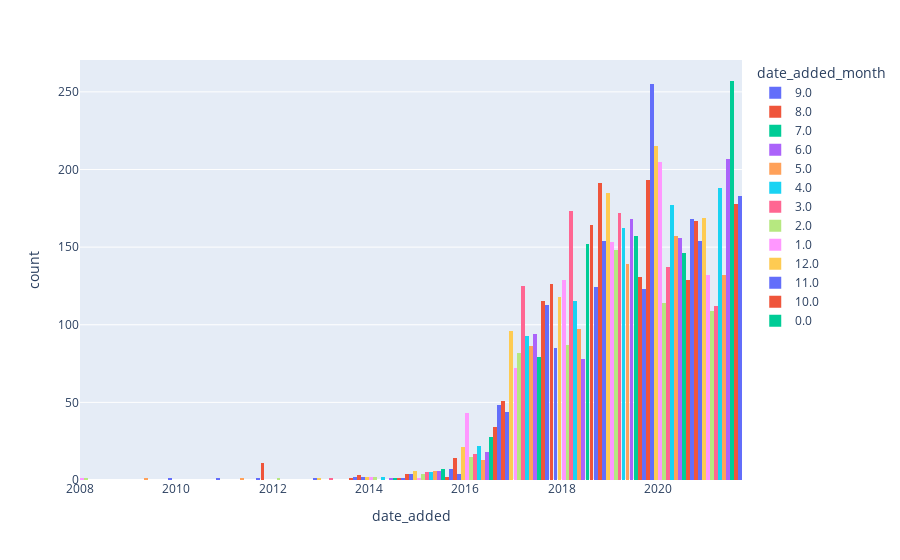

Notebook code cell kept with this figure:
### Code cell
px.histogram(df, x='date_added' ,color='date_added_month') # Histogram of date

### Figure 1 — Plotly figure (JSON) as saved in the notebook; plotly's stock layout.template omitted (floating-point values rounded to 4 significant figures; data arrays with more than 128 entries replaced by an {"elided": "..."} marker saying what was removed)
{"data": [{"alignmentgroup": "True", "bingroup": "x", "hovertemplate": "date_added_month=9.0<br>date_added=%{x}<br>count=%{y}<extra></extra>", "legendgroup": "9.0", "marker": {"color": "#636efa", "pattern": {"shape": ""}}, "name": "9.0", "offsetgroup": "9.0", "orientation": "v", "showlegend": true, "type": "histogram", "x": {"elided": "770 str values"}, "xaxis": "x", "yaxis": "y"}, {"alignmentgroup": "True", "bingroup": "x", "hovertemplate": "date_added_month=8.0<br>date_added=%{x}<br>count=%{y}<extra></extra>", "legendgroup": "8.0", "marker": {"color": "#EF553B", "pattern": {"shape": ""}}, "name": "8.0", "offsetgroup": "8.0", "orientation": "v", "showlegend": true, "type": "histogram", "x": {"elided": "755 str values"}, "xaxis": "x", "yaxis": "y"}, {"alignmentgroup": "True", "bingroup": "x", "hovertemplate": "date_added_month=7.0<br>date_added=%{x}<br>count=%{y}<extra></extra>", "legendgroup": "7.0", "marker": {"color": "#00cc96", "pattern": {"shape": ""}}, "name": "7.0", "offsetgroup": "7.0", "orientation": "v", "showlegend": true, "type": "histogram", "x": {"elided": "827 str values"}, "xaxis": "x", "yaxis": "y"}, {"alignmentgroup": "True", "bingroup": "x", "hovertemplate": "date_added_month=6.0<br>date_added=%{x}<br>count=%{y}<extra></extra>", "legendgroup": "6.0", "marker": {"color": "#ab63fa", "pattern": {"shape": ""}}, "name": "6.0", "offsetgroup": "6.0", "orientation": "v", "showlegend": true, "type": "histogram", "x": {"elided": "728 str values"}, "xaxis": "x", "yaxis": "y"}, {"alignmentgroup": "True", "bingroup": "x", "hovertemplate": "date_added_month=5.0<br>date_added=%{x}<br>count=%{y}<extra></extra>", "legendgroup": "5.0", "marker": {"color": "#FFA15A", "pattern": {"shape": ""}}, "name": "5.0", "offsetgroup": "5.0", "orientation": "v", "showlegend": true, "type": "histogram", "x": {"elided": "632 str values"}, "xaxis": "x", "yaxis": "y"}, {"alignmentgroup": "True", "bingroup": "x", "hovertemplate": "date_added_month=4.0<br>date_added=%{x}<br>count=%{y}<extra></extra>", "legendgroup": "4.0", "marker": {"color": "#19d3f3", "pattern": {"shape": ""}}, "name": "4.0", "offsetgroup": "4.0", "orientation": "v", "showlegend": true, "type": "histogram", "x": {"elided": "764 str values"}, "xaxis": "x", "yaxis": "y"}, {"alignmentgroup": "True", "bingroup": "x", "hovertemplate": "date_added_month=3.0<br>date_added=%{x}<br>count=%{y}<extra></extra>", "legendgroup": "3.0", "marker": {"color": "#FF6692", "pattern": {"shape": ""}}, "name": "3.0", "offsetgroup": "3.0", "orientation": "v", "showlegend": true, "type": "histogram", "x": {"elided": "742 str values"}, "xaxis": "x", "yaxis": "y"}, {"alignmentgroup": "True", "bingroup": "x", "hovertemplate": "date_added_month=2.0<br>date_added=%{x}<br>count=%{y}<extra></extra>", "legendgroup": "2.0", "marker": {"color": "#B6E880", "pattern": {"shape": ""}}, "name": "2.0", "offsetgroup": "2.0", "orientation": "v", "showlegend": true, "type": "histogram", "x": {"elided": "563 str values"}, "xaxis": "x", "yaxis": "y"}, {"alignmentgroup": "True", "bingroup": "x", "hovertemplate": "date_added_month=1.0<br>date_added=%{x}<br>count=%{y}<extra></extra>", "legendgroup": "1.0", "marker": {"color": "#FF97FF", "pattern": {"shape": ""}}, "name": "1.0", "offsetgroup": "1.0", "orientation": "v", "showlegend": true, "type": "histogram", "x": {"elided": "738 str values"}, "xaxis": "x", "yaxis": "y"}, {"alignmentgroup": "True", "bingroup": "x", "hovertemplate": "date_added_month=12.0<br>date_added=%{x}<br>count=%{y}<extra></extra>", "legendgroup": "12.0", "marker": {"color": "#FECB52", "pattern": {"shape": ""}}, "name": "12.0", "offsetgroup": "12.0", "orientation": "v", "showlegend": true, "type": "histogram", "x": {"elided": "813 str values"}, "xaxis": "x", "yaxis": "y"}, {"alignmentgroup": "True", "bingroup": "x", "hovertemplate": "date_added_month=11.0<br>date_added=%{x}<br>count=%{y}<extra></extra>", "legendgroup": "11.0", "marker": {"color": "#636efa", "pattern": {"shape": ""}}, "name": "11.0", "offsetgroup": "11.0", "orientation": "v", "showlegend": true, "type": "histogram", "x": {"elided": "705 str values"}, "xaxis": "x", "yaxis": "y"}, {"alignmentgroup": "True", "bingroup": "x", "hovertemplate": "date_added_month=10.0<br>date_added=%{x}<br>count=%{y}<extra></extra>", "legendgroup": "10.0", "marker": {"color": "#EF553B", "pattern": {"shape": ""}}, "name": "10.0", "offsetgroup": "10.0", "orientation": "v", "showlegend": true, "type": "histogram", "x": {"elided": "760 str values"}, "xaxis": "x", "yaxis": "y"}, {"alignmentgroup": "True", "bingroup": "x", "hovertemplate": "date_added_month=0.0<br>date_added=%{x}<br>count=%{y}<extra></extra>", "legendgroup": "0.0", "marker": {"color": "#00cc96", "pattern": {"shape": ""}}, "name": "0.0", "offsetgroup": "0.0", "orientation": "v", "showlegend": true, "type": "histogram", "x": [null, null, null, null, null, null, null, null, null, null], "xaxis": "x", "yaxis": "y"}], "layout": {"barmode": "relative", "legend": {"title": {"text": "date_added_month"}, "tracegroupgap": 0}, "margin": {"t": 60}, "xaxis": {"anchor": "y", "domain": [0, 1], "title": {"text": "date_added"}}, "yaxis": {"anchor": "x", "domain": [0, 1], "title": {"text": "count"}}}}
